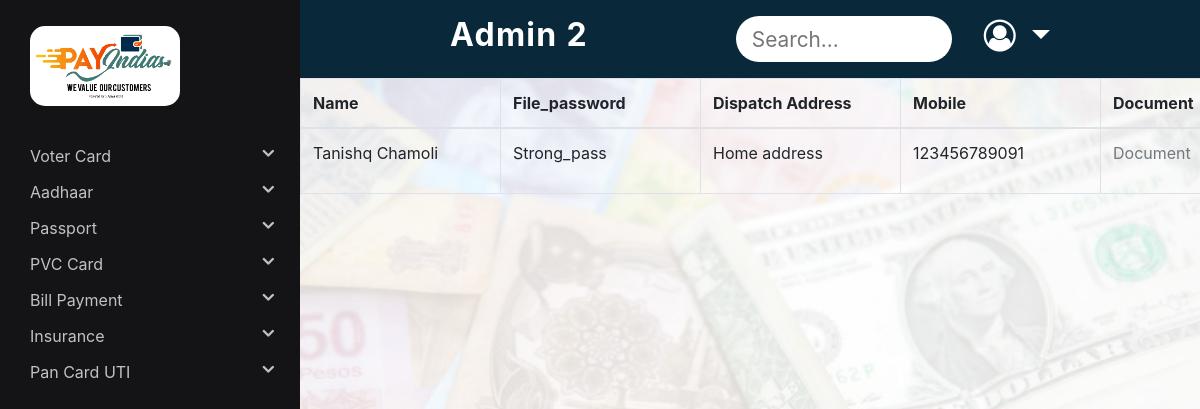
Page /Admin/pvcCardPending.php (signed in) on the committed database.
### tables this page shows
CREATE TABLE `pvc_card` (
  `id` int(11) NOT NULL,
  `cname` varchar(100) NOT NULL,
  `fpass` varchar(100) NOT NULL,
  `dispatch_address` varchar(600) NOT NULL,
  `mobile` varchar(20) NOT NULL,
  `document` varchar(200) NOT NULL,
  `status` varchar(100) NOT NULL DEFAULT 'false'
);

### Admin/pvcCardPending.php (the view, shortened to what this page needs)
<?php
$conn = mysqli_connect('localhost', 'root', '', 'payindia');
$sql = "SELECT * FROM pvc_card where status='false'";
$result = mysqli_query($conn, $sql);
$ans = mysqli_fetch_all($result, MYSQLI_ASSOC);
?>
<!DOCTYPE html>
<html lang="en">
<head>
	<link rel="stylesheet" href="https://cdnjs.cloudflare.com/ajax/libs/font-awesome/4.7.0/css/font-awesome.min.css">
	<link rel="stylesheet" href="https://maxcdn.bootstrapcdn.com/bootstrap/4.5.2/css/bootstrap.min.css">
	<link rel="stylesheet" type="text/css" href="../Distributor/style.css">
</head>
<body>
	<?php include("sidenav2.php"); ?>
	<?php include("navbar2.php"); ?>
	<div class="col-12 padding-sidenav pr-md-0 main-index">
		<div class="table-responsive">
			<?php if (sizeof($ans) > 0) { ?>
				<table class="table table-bordered" id="datatable">
					<thead>
						<tr>
							<th scope="col">Name</th>
							<th scope="col">File_password</th>
							<th scope="col">Dispatch Address</th>
							<th scope="col">Mobile</th>
							<th scope="col">Document</th>
						</tr>
					</thead>
					<?php
					for ($x = 0; $x < sizeof($ans); $x++) {
					?>
						<tbody>
							<tr>
								<td>
									<p><?php echo $ans[$x]['cname']; ?></p>
								</td>
								<td>
									<p><?php echo $ans[$x]['fpass']; ?></p>
								</td>
								<td>
									<p><?php echo $ans[$x]['dispatch_address']; ?></p>
								</td>
								<td>
									<p><?php echo $ans[$x]['mobile']; ?></p>
								</td>
								<td>
									<p><a href="../uploads/<?php echo $ans[$x]['document']; ?>">Document</a></p>
								</td>
							</tr>
					<?php
					}
				} else {
					echo "<h2>There is no data</h2>";
				}
					?>
						</tbody>
				</table>
		</div>
	</div>
</body>
</html>

### Distributor/style.css (style rules this page uses)
body { height: 100vh; width: 100vw; background: url('../images/commonBG.jpeg') no-repeat; background-position: center center; background-attachment: fixed; background-size: cover; }
body { background-color: #ededed; }
.main-index { padding-bottom: 3rem; z-index: 50; }
@media (min-width: 768px) { .padding-sidenav { padding-left: 300px !important; } }
a { color: #72787e !important; text-decoration: none; background-color: transparent; }
tr, th { min-width: 200px; }

### rows in the picture
pvc_card: cname "Tanishq Chamoli", fpass "Strong_pass", dispatch_address "Home address", mobile "123456789091"
